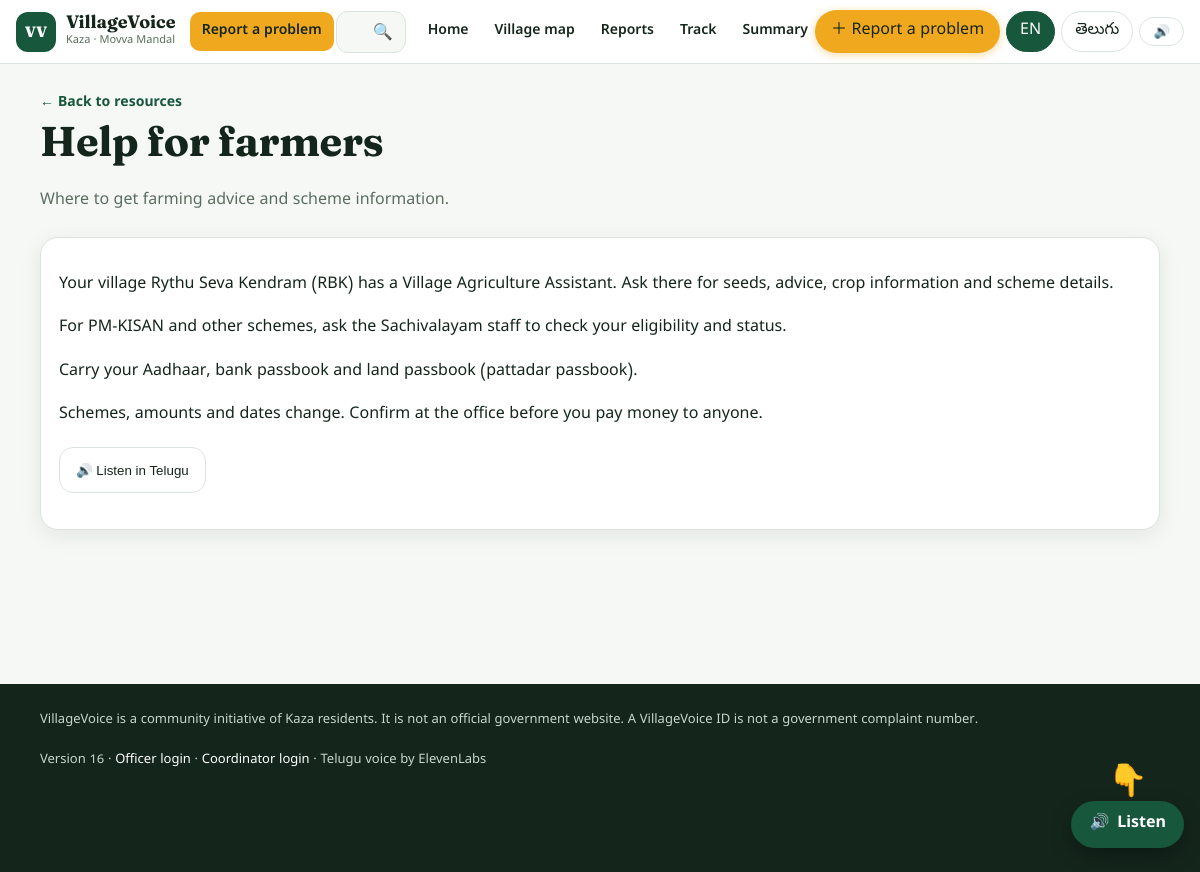
Screenshot of /resource/2 with the database file from the repository.
### tables this page shows
CREATE TABLE resources(id INTEGER PRIMARY KEY AUTOINCREMENT, title TEXT NOT NULL, title_te TEXT, tag TEXT NOT NULL DEFAULT 'Guide', description TEXT, description_te TEXT, url TEXT, body TEXT, body_te TEXT, sort INTEGER NOT NULL DEFAULT 100, created_at TEXT NOT NULL);

### app.py (the view)
@app.route("/resource/<int:rid>")
def resource(rid):
    r = db.get_resource(rid)
    if not r or not r["body"]: abort(404)
    te = g.lang == "te"
    pick = lambda en, tel: tel if (te and tel) else en
    return render_template("resource.html", r=r, title=pick(r["title"], r["title_te"]), desc=pick(r["description"] or "", r["description_te"]),
                           body=pick(r["body"], r["body_te"]), voice=r["body_te"] or r["body"])

### app.py (called while the page is built)
@app.before_request
def start():
    g.lang = "te" if (request.cookies.get("vv_lang") == "te" or request.headers.get("X-Lang") == "te") else "en"
    session.setdefault("csrf", secrets.token_hex(16))
    if request.method == "POST":
        t = request.form.get("csrf") or request.headers.get("X-CSRF", "")
        if not hmac.compare_digest(t, session["csrf"]): abort(400)

@app.after_request
def finish(r):
    r.headers.update({"X-Content-Type-Options": "nosniff", "X-Frame-Options": "SAMEORIGIN", "Referrer-Policy": "strict-origin-when-cross-origin"})
    if g.get("lang") == "te" and r.mimetype == "text/html" and not r.direct_passthrough:
        r.set_data(translate_html(r.get_data(as_text=True)))
    return r

@app.context_processor
def common():
    return {"villages": VILLAGES, "categories": CATEGORIES, "statuses": STATUSES, "c_status": C_STATUS, "c_status_te": C_STATUS_TE, "icons": ICONS, "kaza": KAZA_DATA, "facilities": FACILITIES, "emergency": EMERGENCY, "kaza_places": KAZA_PLACES, "version": APP_VERSION, "eleven_on": bool(os.environ.get("ELEVENLABS_API_KEY")), "resources": RESOURCES,
            "lang": g.get("lang", "en"), "csrf": session.get("csrf", ""), "resident": session.get("phone"), "resident_name": session.get("name")}

### database.py (called while the page is built)
def connect():
    c = sqlite3.connect(DB)
    c.row_factory = sqlite3.Row
    return c

def get_resource(rid):
    with connect() as c: return c.execute("SELECT * FROM resources WHERE id=?", (rid,)).fetchone()

### templates/resource.html (shortened to what this page needs)
{% extends "base.html" %}{% block content %}<section class="intro"><a class="quiet" href="/opportunities">← Back to resources</a><h1>{{ title }}</h1><p>{{ desc }}</p></section>
<article class="panel">{% for line in body.split('\n') if line.strip() %}<p>{{ line }}</p>{% endfor %}
<div class="actions"><button type="button" class="outline" data-text="{{ voice }}" onclick="speakTelugu(this)">🔊 Listen in Telugu</button></div></article>{% endblock %}

### static/style.css (style rules this page uses)
:root { --ink:#14261c;--g:#17573b;--g2:#2c7d56;--tint:#e8f3ec;--bg:#f5f8f5;--gold:#f0a81e;--blue:#1f6f8b;--red:#c4492d;--line:#dbe5dd;--mute:#5a6e60;--r:18px;--sh:0 6px 22px #14261c14 }
* { box-sizing:border-box }
html { scroll-behavior:smooth }
body { margin:0;background:var(--bg);color:var(--ink);font:16px/1.7 "Noto Sans Telugu","Noto Sans",system-ui,sans-serif;-webkit-tap-highlight-color:transparent }
h1,h2,h3 { font-family:"Fraunces","Noto Serif Telugu",Georgia,serif;line-height:1.2;margin:0 0 .5em;font-weight:700;letter-spacing:-.01em }
h1 { font-size:clamp(2.1rem,7vw,3.6rem) }
a { color:var(--g);text-decoration:none }
main>*:not(.hero):not(.callout) { max-width:1120px;margin-left:auto;margin-right:auto;width:calc(100% - 32px) }
.outline { display:inline-flex;align-items:center;justify-content:center;gap:6px;min-height:46px;border:1.5px solid var(--line);border-radius:14px;background:#fff;padding:8px 16px;font:700 14px inherit;color:var(--ink);cursor:pointer }
.quiet { font-weight:700;font-size:14px }
.actions { display:flex;gap:12px;flex-wrap:wrap;align-items:center;margin:18px 0 }
.card,.panel,.project,.resources article,.mapcard { background:#fff;border:1px solid var(--line);border-radius:var(--r);padding:18px;box-shadow:var(--sh) }
.intro { padding:26px 0 6px }
.intro h1 { font-size:clamp(1.8rem,5vw,2.6rem) }
.intro p { color:var(--mute);max-width:64ch }
.panel,.filters,.cards,.resources,.maplayout,.adminlayout,.tablepanel,.feed,.chips { margin-bottom:18px }

### rows the page displays
resources: title "Help for farmers", description "Where to get farming advice and scheme information."

### other values shown
{{ line }} "Your village Rythu Seva Kendram (RBK) has a Village Agriculture Assistant. Ask there for seeds, advice, crop information and scheme details." "For PM-KISAN and other schemes, ask the Sachivalayam staff to check your eligibility and status." "Carry your Aadhaar, bank passbook and land passbook (pattadar passbook)." "Schemes, amounts and dates change. Confirm at the office before you pay money to anyone."
{{ version }} "16"
